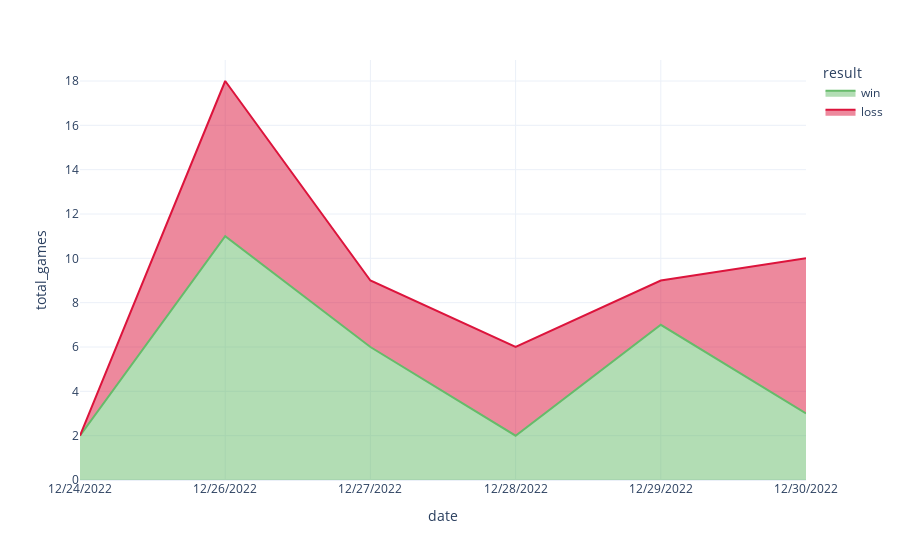

Write notebook code for a chart like this one.
### Code cell
px.area(
    daily_performance.reset_index(),
    x="date",
    y="total_games",
    color="result",
    template="plotly_white",
    color_discrete_sequence=["#66bb6a", "crimson"]
)

### Figure 1 — Plotly figure (JSON) as saved in the notebook; plotly's stock layout.template omitted (floating-point values rounded to 4 significant figures)
{"data": [{"fillpattern": {"shape": ""}, "hovertemplate": "result=win<br>date=%{x}<br>total_games=%{y}<extra></extra>", "legendgroup": "win", "line": {"color": "#66bb6a"}, "marker": {"symbol": "circle"}, "mode": "lines", "name": "win", "orientation": "v", "showlegend": true, "stackgroup": "1", "type": "scatter", "x": ["12/24/2022", "12/26/2022", "12/27/2022", "12/28/2022", "12/29/2022", "12/30/2022"], "xaxis": "x", "y": [2, 11, 6, 2, 7, 3], "yaxis": "y"}, {"fillpattern": {"shape": ""}, "hovertemplate": "result=loss<br>date=%{x}<br>total_games=%{y}<extra></extra>", "legendgroup": "loss", "line": {"color": "crimson"}, "marker": {"symbol": "circle"}, "mode": "lines", "name": "loss", "orientation": "v", "showlegend": true, "stackgroup": "1", "type": "scatter", "x": ["12/26/2022", "12/27/2022", "12/28/2022", "12/29/2022", "12/30/2022"], "xaxis": "x", "y": [7, 3, 4, 2, 7], "yaxis": "y"}], "layout": {"legend": {"title": {"text": "result"}, "tracegroupgap": 0}, "margin": {"t": 60}, "xaxis": {"anchor": "y", "domain": [0, 1], "title": {"text": "date"}}, "yaxis": {"anchor": "x", "domain": [0, 1], "title": {"text": "total_games"}}}}
